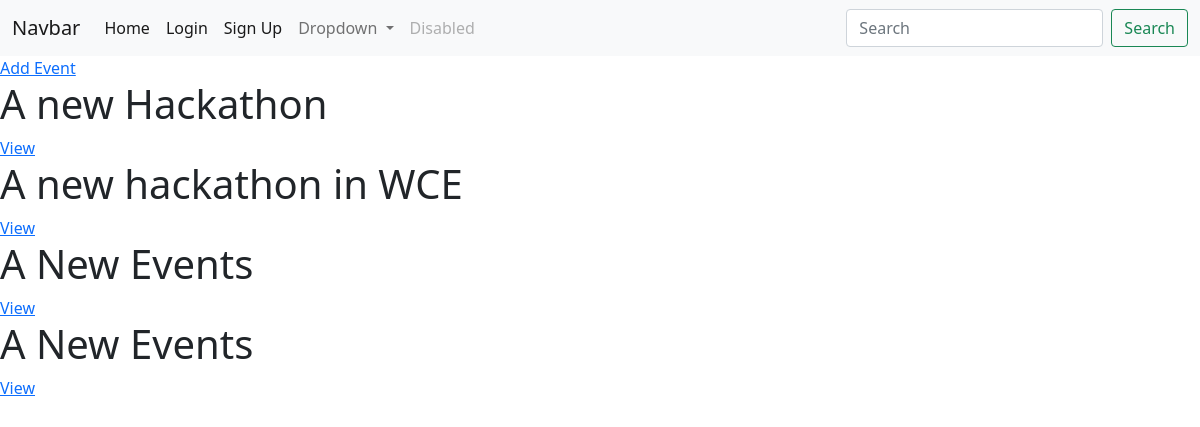
The app's page /events with its own data.
### base/models.py (models this page shows, shortened)
class Event(models.Model):
    host = models.ForeignKey(User, on_delete=models.SET_NULL, null=True, blank=True)
    name = models.CharField(max_length=200, null=True)
    title = models.CharField(max_length=300)
    description = models.CharField(max_length=1000, null=True, blank=True)
    startTime = models.DateTimeField(default=timezone.now)
    endTime = models.DateTimeField(null=True, blank=True)

### base/views.py (the view)
# urls.py: path('events', EventList.as_view(), name='events'),
class EventList(ListView):
    model = Event
    context_object_name = 'events'
    template_name = 'base/events.html'

### base/templates/base/events.html (shortened to what this page needs)
{% extends 'index.html' %}
{% block body %}
<a href="{% url 'event-create' %}"> Add Event </a>
<div>
    {% for event in events %}
    <h1>
        {{event.title}}
    </h1>
    <a href="{% url 'event-details' event.id %}">View</a>
    {% endfor %}
</div>
{% endblock body %}

### records on screen
Event: title "A new Hackathon"
Event: title "A new hackathon in WCE"
Event: title "A New Events"
Event: title "A New Events"
